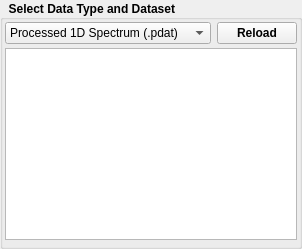
           <widget class="QGroupBox" name="PP_datagrp">
            <property name="maximumSize">
             <size>
              <width>365</width>
              <height>16777215</height>
             </size>
            </property>
            <property name="styleSheet">
             <string notr="true">font: bold</string>
            </property>
            <property name="title">
             <string>  Select Data Type and Dataset</string>
            </property>
            <layout class="QGridLayout" name="gridLayout">
             <property name="leftMargin">
              <number>2</number>
             </property>
             <property name="topMargin">
              <number>2</number>
             </property>
             <property name="rightMargin">
              <number>2</number>
             </property>
             <property name="bottomMargin">
              <number>6</number>
             </property>
             <property name="verticalSpacing">
              <number>4</number>
             </property>
             <item row="0" column="0">
              <widget class="QComboBox" name="PP_datatype_cbx">
               <property name="sizePolicy">
                <sizepolicy hsizetype="Preferred" vsizetype="Fixed">
                 <horstretch>3</horstretch>
                 <verstretch>1</verstretch>
                </sizepolicy>
               </property>
               <property name="styleSheet">
                <string notr="true">font: normal</string>
               </property>
               <item>
                <property name="text">
                 <string extracomment="PDAT">Processed 1D Spectrum (.pdat)</string>
                </property>
               </item>
               <item>
                <property name="text">
                 <string extracomment="UniGE_fsTA">UniGE fsTA</string>
                </property>
               </item>
               <item>
                <property name="text">
                 <string extracomment="UniGE_nsTA">UniGE nsTA</string>
                </property>
               </item>
               <item>
                <property name="text">
                 <string extracomment="MESS_TRIR">UniGE Transient IR (MESS)</string>
                </property>
               </item>
               <item>
                <property name="text">
                 <string extracomment="MESS_TRUVIS">UniGE Transient UV-Vis (MESS)</string>
                </property>
               </item>
               <item>
                <property name="text">
                 <string extracomment="Helios_TA">Helios TA (Ultrafast Systems)</string>
                </property>
               </item>
               <item>
                <property name="text">
                 <string extracomment="UoS_IRpp">U. of Sheffield IR Pump-Probe</string>
                </property>
               </item>
               <item>
                <property name="text">
                 <string extracomment="QuickControl_PP">PhaseTech QC 1D (.info)</string>
                </property>
               </item>
              </widget>
             </item>
             <item row="0" column="1">
              <widget class="QPushButton" name="PP_reloadData_btn">
               <property name="sizePolicy">
                <sizepolicy hsizetype="Preferred" vsizetype="Fixed">
                 <horstretch>1</horstretch>
                 <verstretch>1</verstretch>
                </sizepolicy>
               </property>
               <property name="toolTip">
                <string>Reload the current dataset from disk</string>
               </property>
               <property name="text">
                <string>Reload</string>
               </property>
              </widget>
             </item>
             <item row="1" column="0" colspan="2">
              <widget class="QListView" name="PP_datafolderlist_lst">
               <property name="sizePolicy">
                <sizepolicy hsizetype="Preferred" vsizetype="Expanding">
                 <horstretch>0</horstretch>
                 <verstretch>10</verstretch>
                </sizepolicy>
               </property>
               <property name="styleSheet">
                <string notr="true">font: normal</string>
               </property>
               <property name="verticalScrollBarPolicy">
                <enum>Qt::ScrollBarPolicy::ScrollBarAsNeeded</enum>
               </property>
               <property name="autoScroll">
                <bool>true</bool>
               </property>
               <property name="movement">
                <enum>QListView::Movement::Free</enum>
               </property>
               <property name="selectionRectVisible">
                <bool>true</bool>
               </property>
              </widget>
             </item>
            </layout>
           </widget>
